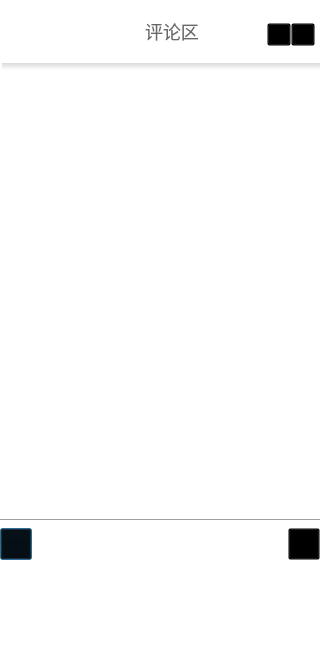
<?xml version="1.0" encoding="UTF-8"?>
<ui version="4.0">
 <class>CommentClass</class>
 <widget class="QDialog" name="CommentClass">
  <property name="enabled">
   <bool>true</bool>
  </property>
  <property name="geometry">
   <rect>
    <x>0</x>
    <y>0</y>
    <width>320</width>
    <height>650</height>
   </rect>
  </property>
  <property name="sizePolicy">
   <sizepolicy hsizetype="Fixed" vsizetype="Fixed">
    <horstretch>0</horstretch>
    <verstretch>0</verstretch>
   </sizepolicy>
  </property>
  <property name="minimumSize">
   <size>
    <width>320</width>
    <height>650</height>
   </size>
  </property>
  <property name="maximumSize">
   <size>
    <width>320</width>
    <height>650</height>
   </size>
  </property>
  <property name="windowTitle">
   <string>Comment</string>
  </property>
  <property name="styleSheet">
   <string notr="true">QDialog#CommentClass {	
	font-family:&quot;微软雅黑&quot;;	
	background-color: rgb(255, 255, 255);
}

QLabel#iconLabel{
	background-image:url(:/QtWorkTest/Resources/commentDialogIcon.png);
    background-repeat: no-repeat;
    background-color: transparent;
    background-position:center;
	
}

QLabel#labelTop {
	background-repeat: no-repeat;
	background-color: transparent;
	background-position:center;
	font-family: Microsoft YaHei;
	font-size: 18px;
	color: #686868;
	line-height: 18px;
	padding-left: 10px;
	padding-top: 4px;
	padding-bottom: 10px;
}


QLabel#shadowLabel{
	background: qlineargradient(x1: 0, y1: 0, x2: 0, y2: 1, stop: 0 rgb(218,218,218), stop: 1 white);
	margin-left: 2px;
}

QListWidget#listWidget {
	border: 0;
}

QTextEdit#textEdit {
	border: 0;
}

QPushButton#expressionButton {
	background-image: url(:/res/images/expression.png);
	background-position:center;
	background-repeat: no-repeat;
	background-color: transparent;
	background-size:cover;
}

QListWidget#listWidget{
	padding-left: 2px;
}
QListView#listWidget::item:selected {
	border: 0px;
}
QListView#listWidget::item:selected:!active {
	background: #FFFFFF;
}

QListView#listWidget::item:selected:active {
	background: #FFFFFF;
}
QListView#listWidget::item:hover{
	background: #FFFFFF;
}

QScrollBar{
    width:10px;
    border-radius:5px;
}
QScrollBar::handle{
	background:lightgray; border:2px ; border-radius:5px;
}
QScrollBar::handle:hover{
	background:gray; 
}
QScrollBar::handle:pressed{
    background:rgb(83,82,82);
}

QToolButton#minButton {
    background-image:url(:/QtWorkTest/Resources/mini_normal.png);
    background-repeat: no-repeat;
    background-color: transparent;
    background-position:center;
}
QToolButton#minButton:hover {
    background-image: url(:/QtWorkTest/Resources/mini_hover.png);
    background-repeat: no-repeat;
    background-color: transparent;
    background-position:center;
}

QToolButton#closeButton {
    background-image:url(:/QtWorkTest/Resources/close_normal.png);
    background-repeat: no-repeat;
    background-color: transparent;
    background-position:center;
}
QToolButton#closeButton:hover {
    background-image: url(:/QtWorkTest/Resources/close_hover.png);
    background-repeat: no-repeat;
    background-color: transparent;
    background-position:center;
}</string>
  </property>
  <layout class="QGridLayout" name="gridLayout">
   <property name="leftMargin">
    <number>0</number>
   </property>
   <property name="topMargin">
    <number>0</number>
   </property>
   <property name="rightMargin">
    <number>0</number>
   </property>
   <property name="bottomMargin">
    <number>0</number>
   </property>
   <property name="spacing">
    <number>0</number>
   </property>
   <item row="0" column="0">
    <spacer name="verticalSpacer">
     <property name="orientation">
      <enum>Qt::Vertical</enum>
     </property>
     <property name="sizeType">
      <enum>QSizePolicy::Fixed</enum>
     </property>
     <property name="sizeHint" stdset="0">
      <size>
       <width>20</width>
       <height>14</height>
      </size>
     </property>
    </spacer>
   </item>
   <item row="1" column="0">
    <layout class="QHBoxLayout" name="horizontalLayout_3">
     <property name="spacing">
      <number>0</number>
     </property>
     <item>
      <spacer name="horizontalSpacer_2">
       <property name="orientation">
        <enum>Qt::Horizontal</enum>
       </property>
       <property name="sizeType">
        <enum>QSizePolicy::Fixed</enum>
       </property>
       <property name="sizeHint" stdset="0">
        <size>
         <width>115</width>
         <height>13</height>
        </size>
       </property>
      </spacer>
     </item>
     <item>
      <widget class="QLabel" name="iconLabel">
       <property name="minimumSize">
        <size>
         <width>20</width>
         <height>20</height>
        </size>
       </property>
       <property name="maximumSize">
        <size>
         <width>20</width>
         <height>20</height>
        </size>
       </property>
       <property name="text">
        <string/>
       </property>
      </widget>
     </item>
     <item>
      <widget class="QLabel" name="labelTop">
       <property name="styleSheet">
        <string notr="true"/>
       </property>
       <property name="text">
        <string>评论区</string>
       </property>
       <property name="alignment">
        <set>Qt::AlignCenter</set>
       </property>
      </widget>
     </item>
     <item>
      <spacer name="horizontalSpacer_3">
       <property name="orientation">
        <enum>Qt::Horizontal</enum>
       </property>
       <property name="sizeHint" stdset="0">
        <size>
         <width>40</width>
         <height>13</height>
        </size>
       </property>
      </spacer>
     </item>
     <item>
      <layout class="QHBoxLayout" name="horizontalLayout_2">
       <property name="spacing">
        <number>0</number>
       </property>
       <item>
        <widget class="QToolButton" name="minButton">
         <property name="text">
          <string/>
         </property>
        </widget>
       </item>
       <item>
        <widget class="QToolButton" name="closeButton">
         <property name="text">
          <string/>
         </property>
        </widget>
       </item>
       <item>
        <spacer name="horizontalSpacer_4">
         <property name="orientation">
          <enum>Qt::Horizontal</enum>
         </property>
         <property name="sizeType">
          <enum>QSizePolicy::Fixed</enum>
         </property>
         <property name="sizeHint" stdset="0">
          <size>
           <width>5</width>
           <height>10</height>
          </size>
         </property>
        </spacer>
       </item>
      </layout>
     </item>
    </layout>
   </item>
   <item row="2" column="0">
    <spacer name="verticalSpacer_2">
     <property name="orientation">
      <enum>Qt::Vertical</enum>
     </property>
     <property name="sizeType">
      <enum>QSizePolicy::Fixed</enum>
     </property>
     <property name="sizeHint" stdset="0">
      <size>
       <width>20</width>
       <height>8</height>
      </size>
     </property>
    </spacer>
   </item>
   <item row="3" column="0">
    <widget class="QLabel" name="shadowLabel">
     <property name="sizePolicy">
      <sizepolicy hsizetype="Expanding" vsizetype="Fixed">
       <horstretch>0</horstretch>
       <verstretch>0</verstretch>
      </sizepolicy>
     </property>
     <property name="minimumSize">
      <size>
       <width>0</width>
       <height>7</height>
      </size>
     </property>
     <property name="maximumSize">
      <size>
       <width>16777215</width>
       <height>7</height>
      </size>
     </property>
     <property name="text">
      <string/>
     </property>
    </widget>
   </item>
   <item row="4" column="0">
    <widget class="QListWidget" name="listWidget">
     <property name="enabled">
      <bool>true</bool>
     </property>
     <property name="verticalScrollBarPolicy">
      <enum>Qt::ScrollBarAsNeeded</enum>
     </property>
     <property name="horizontalScrollBarPolicy">
      <enum>Qt::ScrollBarAlwaysOff</enum>
     </property>
     <property name="selectionRectVisible">
      <bool>false</bool>
     </property>
    </widget>
   </item>
   <item row="5" column="0">
    <layout class="QVBoxLayout" name="verticalLayout_2">
     <item>
      <widget class="Line" name="line_2">
       <property name="orientation">
        <enum>Qt::Horizontal</enum>
       </property>
      </widget>
     </item>
     <item>
      <layout class="QHBoxLayout" name="horizontalLayout">
       <item>
        <widget class="QPushButton" name="expressionButton">
         <property name="maximumSize">
          <size>
           <width>32</width>
           <height>32</height>
          </size>
         </property>
         <property name="styleSheet">
          <string notr="true"/>
         </property>
         <property name="text">
          <string/>
         </property>
         <property name="iconSize">
          <size>
           <width>16</width>
           <height>16</height>
          </size>
         </property>
        </widget>
       </item>
       <item>
        <spacer name="horizontalSpacer">
         <property name="orientation">
          <enum>Qt::Horizontal</enum>
         </property>
         <property name="sizeHint" stdset="0">
          <size>
           <width>40</width>
           <height>20</height>
          </size>
         </property>
        </spacer>
       </item>
       <item>
        <widget class="QPushButton" name="sendButton">
         <property name="minimumSize">
          <size>
           <width>32</width>
           <height>32</height>
          </size>
         </property>
         <property name="maximumSize">
          <size>
           <width>32</width>
           <height>32</height>
          </size>
         </property>
         <property name="styleSheet">
          <string notr="true">background-image: url(:/res/images/send.png);
background-color: transparent;
background-repeat: no-repeat;
background-position:center;
background-size:contain;</string>
         </property>
         <property name="text">
          <string/>
         </property>
        </widget>
       </item>
      </layout>
     </item>
    </layout>
   </item>
   <item row="6" column="0">
    <widget class="QTextEdit" name="textEdit">
     <property name="maximumSize">
      <size>
       <width>16777215</width>
       <height>90</height>
      </size>
     </property>
    </widget>
   </item>
  </layout>
 </widget>
 <layoutdefault spacing="6" margin="11"/>
 <resources>
  <include location="QtWorkTest.qrc"/>
 </resources>
 <connections/>
</ui>
